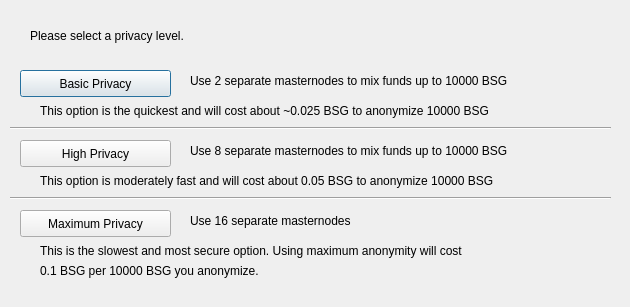
<?xml version="1.0" encoding="UTF-8"?>
<ui version="4.0">
 <class>ObfuscationConfig</class>
 <widget class="QDialog" name="ObfuscationConfig">
  <property name="geometry">
   <rect>
    <x>0</x>
    <y>0</y>
    <width>630</width>
    <height>307</height>
   </rect>
  </property>
  <property name="windowTitle">
   <string>Configure Obfuscation</string>
  </property>
  <widget class="QPushButton" name="buttonBasic">
   <property name="geometry">
    <rect>
     <x>20</x>
     <y>70</y>
     <width>151</width>
     <height>27</height>
    </rect>
   </property>
   <property name="text">
    <string>Basic Privacy</string>
   </property>
  </widget>
  <widget class="QPushButton" name="buttonHigh">
   <property name="geometry">
    <rect>
     <x>20</x>
     <y>140</y>
     <width>151</width>
     <height>27</height>
    </rect>
   </property>
   <property name="text">
    <string>High Privacy</string>
   </property>
  </widget>
  <widget class="QPushButton" name="buttonMax">
   <property name="geometry">
    <rect>
     <x>20</x>
     <y>210</y>
     <width>151</width>
     <height>27</height>
    </rect>
   </property>
   <property name="text">
    <string>Maximum Privacy</string>
   </property>
  </widget>
  <widget class="QLabel" name="label">
   <property name="geometry">
    <rect>
     <x>30</x>
     <y>20</y>
     <width>571</width>
     <height>31</height>
    </rect>
   </property>
   <property name="text">
    <string>Please select a privacy level.</string>
   </property>
  </widget>
  <widget class="QLabel" name="label_2">
   <property name="geometry">
    <rect>
     <x>190</x>
     <y>70</y>
     <width>421</width>
     <height>21</height>
    </rect>
   </property>
   <property name="text">
    <string>Use 2 separate masternodes to mix funds up to 10000 BSG</string>
   </property>
  </widget>
  <widget class="QLabel" name="label_3">
   <property name="geometry">
    <rect>
     <x>190</x>
     <y>140</y>
     <width>411</width>
     <height>21</height>
    </rect>
   </property>
   <property name="text">
    <string>Use 8 separate masternodes to mix funds up to 10000 BSG</string>
   </property>
  </widget>
  <widget class="QLabel" name="label_4">
   <property name="geometry">
    <rect>
     <x>190</x>
     <y>210</y>
     <width>421</width>
     <height>21</height>
    </rect>
   </property>
   <property name="text">
    <string>Use 16 separate masternodes</string>
   </property>
  </widget>
  <widget class="QLabel" name="label_6">
   <property name="geometry">
    <rect>
     <x>40</x>
     <y>100</y>
     <width>561</width>
     <height>21</height>
    </rect>
   </property>
   <property name="text">
    <string>This option is the quickest and will cost about ~0.025 BSG to anonymize 10000 BSG</string>
   </property>
  </widget>
  <widget class="QLabel" name="label_7">
   <property name="geometry">
    <rect>
     <x>40</x>
     <y>170</y>
     <width>561</width>
     <height>21</height>
    </rect>
   </property>
   <property name="text">
    <string>This option is moderately fast and will cost about 0.05 BSG to anonymize 10000 BSG</string>
   </property>
  </widget>
  <widget class="QLabel" name="label_8">
   <property name="geometry">
    <rect>
     <x>40</x>
     <y>240</y>
     <width>561</width>
     <height>21</height>
    </rect>
   </property>
   <property name="text">
    <string>This is the slowest and most secure option. Using maximum anonymity will cost</string>
   </property>
  </widget>
  <widget class="QLabel" name="label_9">
   <property name="geometry">
    <rect>
     <x>40</x>
     <y>260</y>
     <width>561</width>
     <height>21</height>
    </rect>
   </property>
   <property name="text">
    <string>0.1 BSG per 10000 BSG you anonymize.</string>
   </property>
  </widget>
  <widget class="Line" name="line">
   <property name="geometry">
    <rect>
     <x>10</x>
     <y>120</y>
     <width>601</width>
     <height>16</height>
    </rect>
   </property>
   <property name="orientation">
    <enum>Qt::Horizontal</enum>
   </property>
  </widget>
  <widget class="Line" name="line_2">
   <property name="geometry">
    <rect>
     <x>10</x>
     <y>190</y>
     <width>601</width>
     <height>16</height>
    </rect>
   </property>
   <property name="orientation">
    <enum>Qt::Horizontal</enum>
   </property>
  </widget>
 </widget>
 <resources/>
 <connections/>
</ui>
